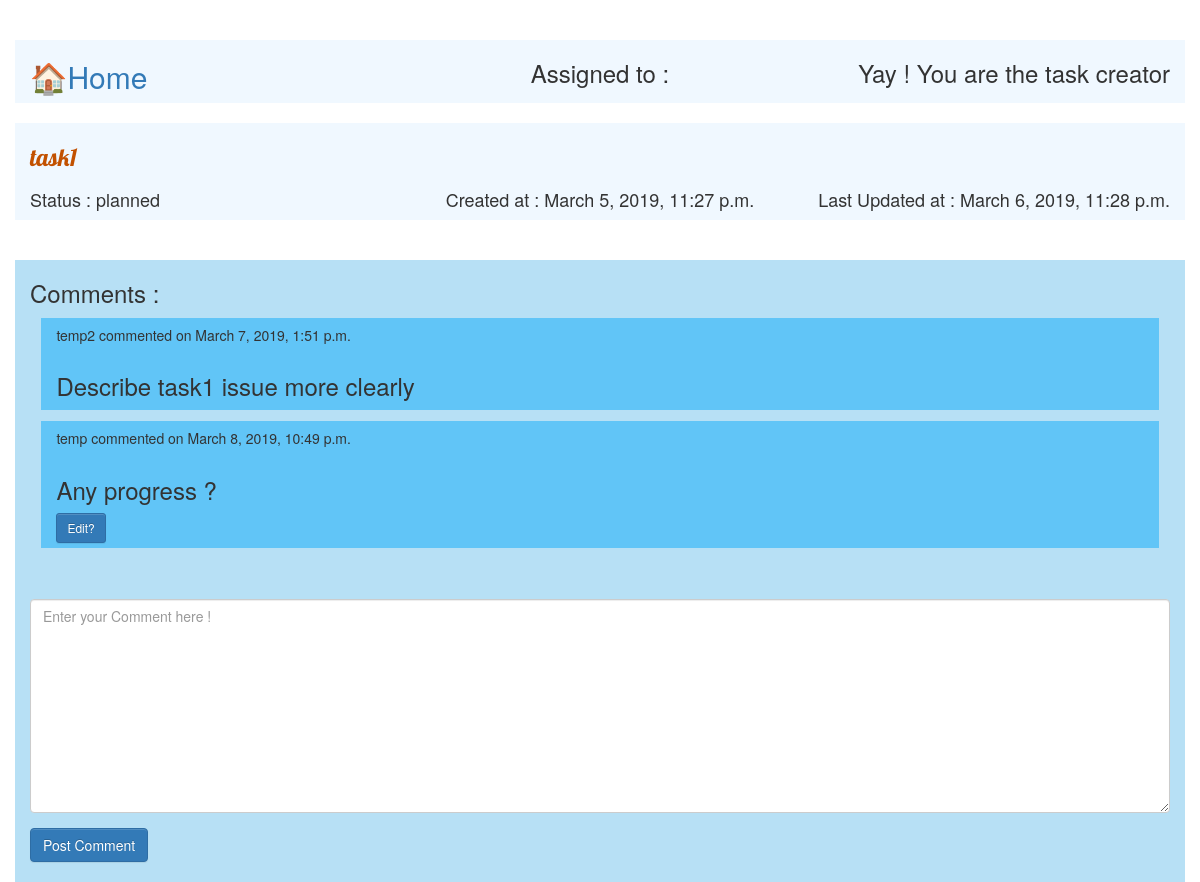
Before: /task/view/task1/ (signed in) with the older database file.
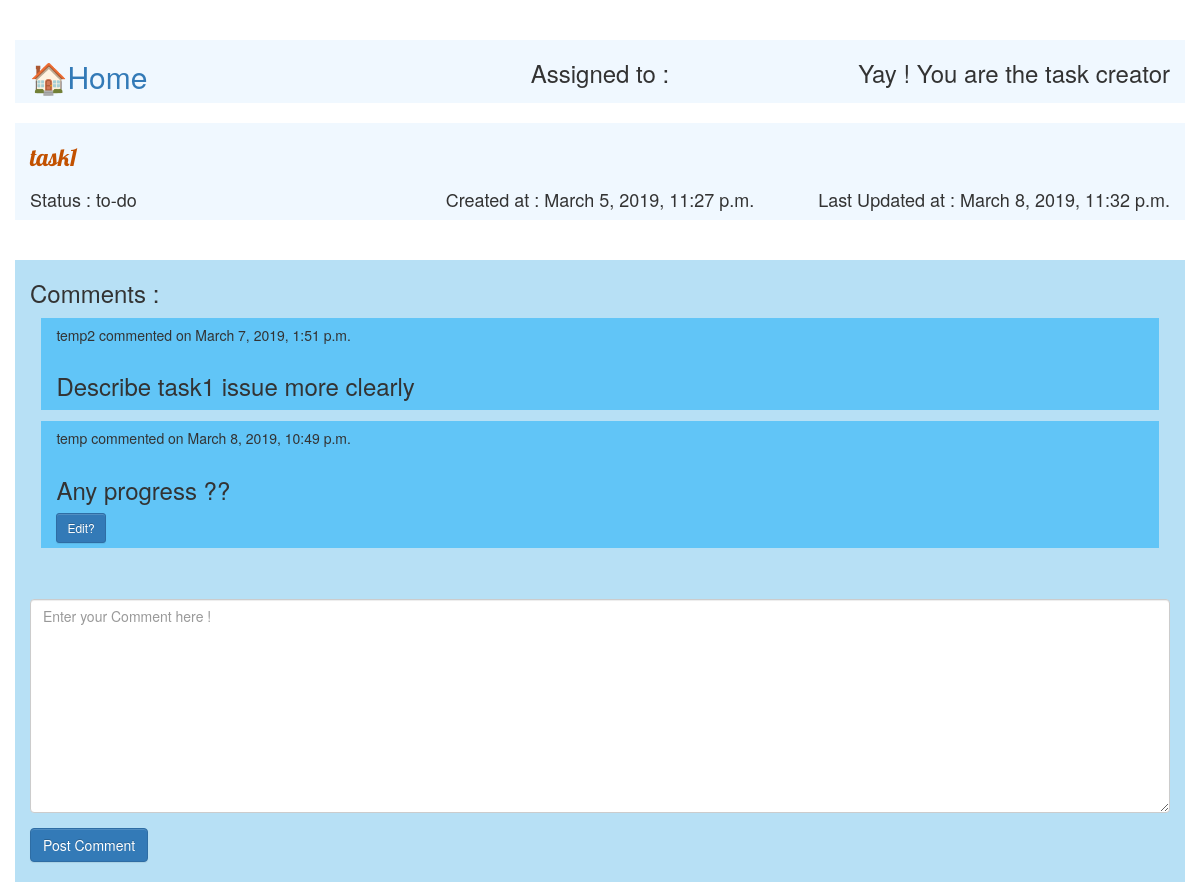
After: the same page with the newer database file.
### taskapp/models.py (models this page shows, shortened)
class Task(models.Model):
    class Meta:
        verbose_name = _("Task")
        verbose_name_plural = _("Tasks")
    STATUSES = (
        ('to-do', _('To Do')),
        ('planned', _('Planned')),
        ('in_progress', _('In Progress')),
        ('done', _('Done')),
        ('dismissed', _('Dismissed'))
    )
    title = models.CharField(_("title"), max_length=50)
    description = models.TextField(max_length=1000)
    team = models.ForeignKey(Team,on_delete=models.PROTECT, null =True, blank = True)
    created_by = models.ForeignKey(settings.AUTH_USER_MODEL, related_name='task_creator', verbose_name=_('task_creator'),
                                   on_delete=models.PROTECT, null=False)
    assignee = models.ManyToManyField(User,related_name='task_assigne', verbose_name=_('task_assigne'), null=True,blank=True)
    status = models.CharField(_("status"), max_length=20, choices=STATUSES,default='to-do')
    created_at = models.DateTimeField(_("created at"), auto_now_add=True, editable=False)
    last_modified = models.DateTimeField(_("last modified"), auto_now=True, editable=False)

class Comments(models.Model):
    class Meta:
        verbose_name = _("Comment")
        verbose_name_plural = _("Comments")
    task = models.ForeignKey(Task, on_delete=models.CASCADE, related_name='comments')
    author = models.ForeignKey(settings.AUTH_USER_MODEL, related_name='comment_creator', verbose_name=_('comment_creator'),
                                   on_delete=models.PROTECT, null=False)
    comment = models.TextField()
    created_date = models.DateTimeField(default=timezone.now)
    def __str__(self):
        return self.comment

### taskapp/views.py (the view, shortened to what this page needs)
# urls.py: url(r'^task/view/(?P<string>.+)/$', views.taskview,name='taskview'),
@login_required
def taskview(request, string):
    task = get_object_or_404(Task, title=string)
    if task is None:
        return HttpResponse("Task not found")
    team = get_object_or_404(Team, id=task.team.id)
    users = [val for val in team.users.all() if val in team.users.all()]
    if request.user in users:
        c = Comments.objects.all().filter(task=task)
        comments = [comment for comment in c]
        assignes = task.assignee
        a = [val for val in task.assignee.all() if val in task.assignee.all()]
        form = CommentForm()
        return render(request, 'taskview.html', {'form': form,'task': task,'comments': comments,'a':a})
    else:
        return HttpResponse("You don't have permission to see the task")

### taskapp/forms.py
class CommentForm(forms.ModelForm):
    class Meta:
        model = Comments
        fields = ('comment',)

### taskapp/templates/taskview.html (shortened to what this page needs)
{% extends 'base.html' %}
{% block content %}
<br><br>
    <div class="container" style="background-color:aliceblue;">
        <div class="row">
            <div class = "col-md-4" style=" text-align: left;">
                <a href="{% url 'home' %}"><h2>🏠Home</h2></a>
            </div>
            <div class = "col-md-4" style=" text-align: center;">
                <h3>Assigned to : {% for assignee in a %}{{assignee}} {% endfor %}</h3>
            </div>
            <div class = "col-md-4" style=" text-align: right;">
                {% if task.created_by == request.user %}
                    <h3>Yay ! You are the task creator</h3>
                {% else %}
                    <h3>Task Creator : {{ task.created_by }}</h3>
                {% endif %}
            </div>
        </div>
    </div>
    <br>
    <div class="container" style="background-color:aliceblue;">
        <div class="row">
            <div class="col-sm-12" style="text-align: left;">
                {% if task.created_by == request.user %}
                    <h3><a href="{% url 'taskedit' string=task.title %}">{{ task.title }}</a></h3>
                {% else %}
                    {{task.title}}
                {% endif %}
            </div>
        </div>
        <div class="row">
            <div class="col-sm-4" style="text-align: left;">
                <h4>Status : {{task.status}}</h4>
            </div>
            <div class="col-sm-4" style="text-align: center;">
                <h4>Created at : {{task.created_at}}</h4>
            </div>
            <div class="col-sm-4" style="text-align: right;">
                <h4>Last Updated at : {{task.last_modified}}</h4>
            </div>
        </div>
    </div>
    <br><br>
    <div class="container" style="background-color:#b7e0f5;">
        <h3>Comments : </h3>
        {% for comment in comments %}
            <div class="row" style="background-color:#61c5f7;margin: 1%;">
                <div class="col-sm-12" style="text-align: left;">
                    <h5>{{comment.author}} commented on {{comment.created_date}}</h5>
                </div>
                <div class="col-sm-12" style="text-align: left;">
                    <h3>{{comment}}</h3>
                </div>
                {% if comment.author == request.user %}
                    <div class="col-sm-12" style="text-align: left;padding-bottom: 5px;">
                        <a href="{% url 'commentedit' id=comment.id %}" class="btn btn-primary btn-sm" role="button" aria-pressed="true">Edit?</a>
                    </div>
                {% endif %}
            </div>
        {% endfor %}
        <br>
        <form method="post">
                <div class="form-group">{% csrf_token %}
                  <textarea class="form-control" name="comment" cols="40" rows="10" required="" id="id_comment" placeholder="Enter your Comment here !"></textarea>
                </div>
                <button type="submit" class="btn btn-primary">Post Comment</button>
        </form>
        <br>
    </div>
{% endblock %}

Changed rows visible on the page:
changed Task "task1": status "planned" → "to-do"; last_modified "March 6, 2019, 11:28 p.m." → "March 8, 2019, 11:32 p.m."
changed Comments "temp": comment "Any progress ?" → "Any progress ??"
